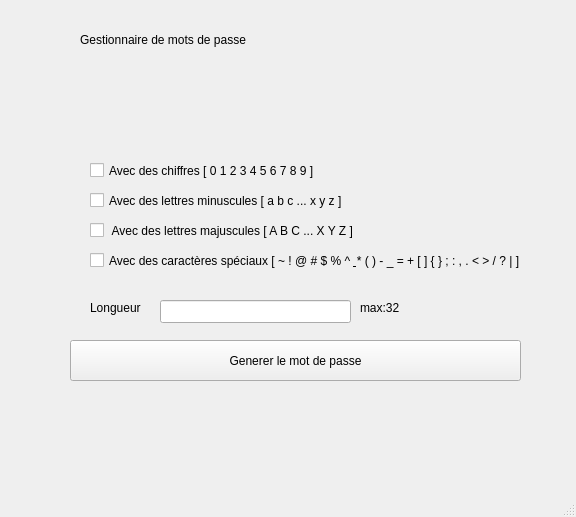
<?xml version="1.0" encoding="UTF-8"?>
<ui version="4.0">
 <class>MainWindow</class>
 <widget class="QMainWindow" name="MainWindow">
  <property name="geometry">
   <rect>
    <x>0</x>
    <y>0</y>
    <width>576</width>
    <height>517</height>
   </rect>
  </property>
  <property name="windowTitle">
   <string>MainWindow</string>
  </property>
  <widget class="QWidget" name="centralwidget">
   <widget class="QCheckBox" name="checkBox">
    <property name="geometry">
     <rect>
      <x>90</x>
      <y>160</y>
      <width>261</width>
      <height>21</height>
     </rect>
    </property>
    <property name="text">
     <string>Avec des chiffres [ 0 1 2 3 4 5 6 7 8 9 ]</string>
    </property>
   </widget>
   <widget class="QCheckBox" name="checkBox_2">
    <property name="geometry">
     <rect>
      <x>90</x>
      <y>190</y>
      <width>291</width>
      <height>21</height>
     </rect>
    </property>
    <property name="text">
     <string>Avec des lettres minuscules [ a b c ... x y z ]</string>
    </property>
   </widget>
   <widget class="QCheckBox" name="checkBox_3">
    <property name="geometry">
     <rect>
      <x>90</x>
      <y>220</y>
      <width>301</width>
      <height>21</height>
     </rect>
    </property>
    <property name="text">
     <string> Avec des lettres majuscules [ A B C ... X Y Z ]</string>
    </property>
   </widget>
   <widget class="QCheckBox" name="checkBox_4">
    <property name="geometry">
     <rect>
      <x>90</x>
      <y>250</y>
      <width>461</width>
      <height>21</height>
     </rect>
    </property>
    <property name="text">
     <string>Avec des caractères spéciaux [ ~ ! @ # $ % ^ &amp; * ( ) - _ = + [ ] { } ; : , . &lt; &gt; / ? | ]</string>
    </property>
   </widget>
   <widget class="QPushButton" name="pushButton">
    <property name="geometry">
     <rect>
      <x>70</x>
      <y>340</y>
      <width>451</width>
      <height>41</height>
     </rect>
    </property>
    <property name="text">
     <string>Generer le mot de passe</string>
    </property>
   </widget>
   <widget class="QLabel" name="label">
    <property name="geometry">
     <rect>
      <x>80</x>
      <y>30</y>
      <width>381</width>
      <height>20</height>
     </rect>
    </property>
    <property name="styleSheet">
     <string notr="true">font: 75 20pt &quot;Umpush&quot;;
color{
rgb(137, 255, 210)
}</string>
    </property>
    <property name="text">
     <string>Gestionnaire de mots de passe</string>
    </property>
   </widget>
   <widget class="QLineEdit" name="lineEdit">
    <property name="geometry">
     <rect>
      <x>160</x>
      <y>300</y>
      <width>191</width>
      <height>23</height>
     </rect>
    </property>
   </widget>
   <widget class="QLabel" name="label_2">
    <property name="geometry">
     <rect>
      <x>90</x>
      <y>300</y>
      <width>57</width>
      <height>15</height>
     </rect>
    </property>
    <property name="text">
     <string>Longueur</string>
    </property>
   </widget>
   <widget class="QLabel" name="label_3">
    <property name="geometry">
     <rect>
      <x>360</x>
      <y>300</y>
      <width>57</width>
      <height>15</height>
     </rect>
    </property>
    <property name="text">
     <string>max:32</string>
    </property>
   </widget>
   <widget class="QLabel" name="label_4">
    <property name="geometry">
     <rect>
      <x>240</x>
      <y>60</y>
      <width>51</width>
      <height>61</height>
     </rect>
    </property>
    <property name="text">
     <string/>
    </property>
    <property name="pixmap">
     <pixmap>../img/Webp.net-resizeimage.png</pixmap>
    </property>
   </widget>
  </widget>
  <widget class="QMenuBar" name="menubar">
   <property name="geometry">
    <rect>
     <x>0</x>
     <y>0</y>
     <width>576</width>
     <height>20</height>
    </rect>
   </property>
  </widget>
  <widget class="QStatusBar" name="statusbar"/>
 </widget>
 <resources/>
 <connections/>
</ui>
